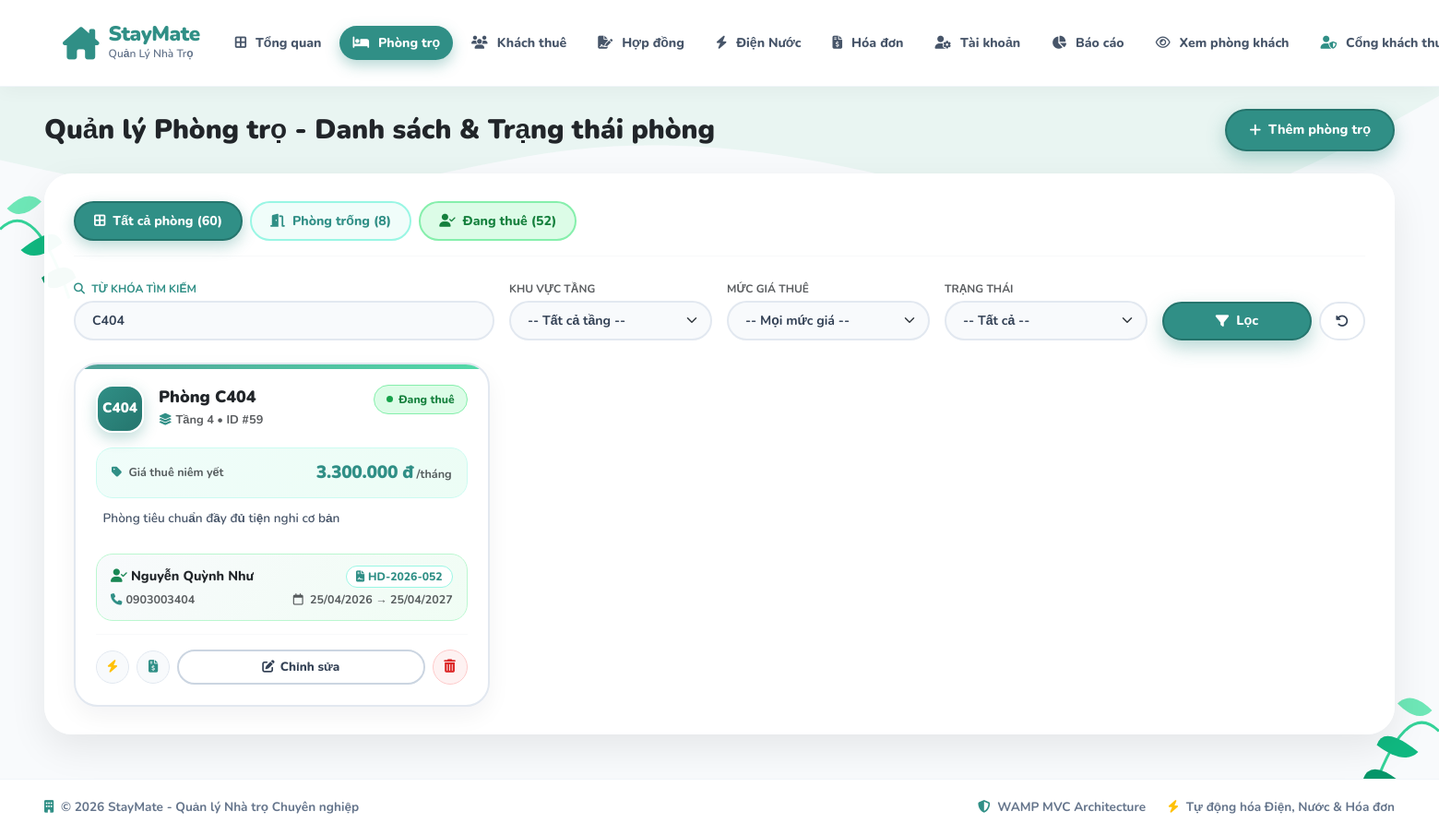
Page /index.php?route=rooms&keyword=C404 (signed in) on the committed database.
### tables this page shows
CREATE TABLE `contracts` (
  `id` int NOT NULL AUTO_INCREMENT,
  `contract_code` varchar(30) DEFAULT NULL,
  `contract_type` enum('deposit_hold','official_lease') DEFAULT 'official_lease',
  `parent_contract_id` int DEFAULT NULL,
  `room_id` int NOT NULL,
  `tenant_id` int NOT NULL,
  `start_date` date NOT NULL,
  `end_date` date NOT NULL,
  `deposit_amount` decimal(10,2) NOT NULL DEFAULT '0.00',
  `deposit_date` date DEFAULT NULL,
  `deposit_paid_percent` int DEFAULT '100',
  `deposit_status` enum('held','paid','refunded','forfeited') DEFAULT 'held',
  `monthly_rent` decimal(10,2) DEFAULT '0.00',
  `first_month_rent_paid` tinyint(1) DEFAULT '0',
  `first_month_invoice_id` int DEFAULT NULL,
  `electricity_rate` decimal(10,2) DEFAULT '3500.00',
  `water_rate` decimal(10,2) DEFAULT '20000.00',
  `service_fee` decimal(10,2) DEFAULT '150000.00',
  `signature_type` enum('online','paper') DEFAULT 'online',
  `signature_status` enum('pending','signed') DEFAULT 'pending',
  `tenant_signature` longtext,
  `manager_signature` longtext,
  `scan_file` varchar(255) DEFAULT NULL,
  `signed_at` datetime DEFAULT NULL,
  `renewal_status` varchar(20) DEFAULT 'none',
  `terminated_at` date DEFAULT NULL,
  `termination_reason` text,
  `notes` text,
  `status` varchar(20) DEFAULT 'active',
  `created_at` timestamp NULL DEFAULT CURRENT_TIMESTAMP,
  `first_month_paid_at` datetime DEFAULT NULL,
  `first_month_paid_note` varchar(255) DEFAULT NULL,
  `unpaid_notice_sent` tinyint(1) DEFAULT '0',
  `unpaid_notice_sent_at` datetime DEFAULT NULL,
  `termination_verification_case` varchar(30) DEFAULT 'none',
  `refund_confirmed_invoice` tinyint(1) DEFAULT '0',
  `unpaid_notice_resolved_at` datetime DEFAULT NULL,
  PRIMARY KEY (`id`),
  UNIQUE KEY `contract_code` (`contract_code`),
  KEY `room_id` (`room_id`),
  KEY `tenant_id` (`tenant_id`),
  CONSTRAINT `contracts_ibfk_1` FOREIGN KEY (`room_id`) REFERENCES `rooms` (`id`),
  CONSTRAINT `contracts_ibfk_2` FOREIGN KEY (`tenant_id`) REFERENCES `users` (`id`)
);

CREATE TABLE `rooms` (
  `id` int NOT NULL AUTO_INCREMENT,
  `building_id` int DEFAULT NULL,
  `room_number` varchar(20) NOT NULL,
  `price` decimal(10,2) NOT NULL,
  `status` varchar(20) DEFAULT 'available',
  `description` text,
  `created_at` timestamp NULL DEFAULT CURRENT_TIMESTAMP,
  PRIMARY KEY (`id`),
  UNIQUE KEY `room_number` (`room_number`)
);

CREATE TABLE `users` (
  `id` int NOT NULL AUTO_INCREMENT,
  `username` varchar(50) NOT NULL,
  `password` varchar(255) NOT NULL,
  `full_name` varchar(100) NOT NULL,
  `phone` varchar(20) NOT NULL,
  `cccd` varchar(20) DEFAULT NULL,
  `birthday` date DEFAULT NULL,
  `gender` varchar(10) DEFAULT 'Nam',
  `email` varchar(100) NOT NULL,
  `occupation` varchar(100) DEFAULT NULL,
  `hometown` varchar(255) DEFAULT NULL,
  `emergency_contact` varchar(100) DEFAULT NULL,
  `status` varchar(50) DEFAULT 'Đang thuê',
  `roommate_name` varchar(100) DEFAULT NULL,
  `roommate_phone` varchar(20) DEFAULT NULL,
  `role` enum('admin','landlord','tenant','manager') NOT NULL DEFAULT 'tenant',
  `preferred_room_id` int DEFAULT NULL,
  `created_at` timestamp NULL DEFAULT CURRENT_TIMESTAMP,
  PRIMARY KEY (`id`),
  UNIQUE KEY `username` (`username`),
  UNIQUE KEY `email` (`email`)
);

### app/views/rooms/index.php (the view, shortened to what the rows shown need)
<?php
if (!function_exists('h')) {
    function h($s): string {
        return htmlspecialchars((string)$s, ENT_QUOTES, 'UTF-8');
    }
}
if (!function_exists('money')) {
    function money($n): string {
        return number_format((float)$n, 0, ',', '.') . ' đ';
    }
}
?>
<!DOCTYPE html>
<html lang="vi">
<head>
    <link href="https://cdn.jsdelivr.net/npm/bootstrap@5.3.0/dist/css/bootstrap.min.css" rel="stylesheet">
    <link rel="stylesheet" href="https://cdnjs.cloudflare.com/ajax/libs/font-awesome/6.4.0/css/all.min.css">
</head>
<body>
    <div class="container-fluid px-4 px-xl-5 py-4 position-relative">
        <div class="d-flex justify-content-between align-items-center mb-4 flex-wrap gap-3">
            <h2 class="fw-black text-dark mb-0" style="font-weight: 900; font-size: 1.85rem;">Quản lý Phòng trọ - Danh sách &amp; Trạng thái phòng</h2>
        </div>
        <div class="section-box anim-fade-up">
            <div class="row g-4">
                <?php if (!empty($rooms)): ?>
                    <?php foreach ($rooms as $idx => $room):
                        $isAvailable = ($room['status'] ?? 'available') === 'available';
                        $roomId      = (int)$room['id'];
                        $delayStyle  = 'animation-delay: ' . min(0.35, $idx * 0.05) . 's;';
                    ?>
                        <div class="col-xxl-4 col-xl-4 col-lg-6 col-md-6 anim-fade-up" style="<?= $delayStyle ?>">
                            <div class="room-card <?= $isAvailable ? 'is-available' : '' ?>">
                                <div>
                                    <div class="d-flex align-items-start justify-content-between gap-2">
                                        <div class="d-flex align-items-center gap-3">
                                            <div class="room-code-box <?= $isAvailable ? 'is-available' : '' ?>">
                                                <?= h($room['room_number']) ?>
                                            </div>
                                            <div>
                                                <h5 class="fw-black mb-1 text-dark" style="font-weight: 900; font-size: 1.12rem;">
                                                    Phòng <?= h($room['room_number']) ?>
                                                </h5>
                                                <div class="text-muted fw-bold" style="font-size: 0.8rem;">
                                                    <i class="fa-solid fa-layer-group text-teal-main me-1"></i><?= h($room['floor_label']) ?>
                                                    &bull; ID #<?= $roomId ?>
                                                </div>
                                            </div>
                                        </div>
                                        <?php if ($isAvailable): ?>
                                            <span class="badge-status-room badge-status-empty">
                                                <span class="status-dot-live" style="background: #0284c7;"></span> Phòng trống
                                            </span>
                                        <?php else: ?>
                                            <span class="badge-status-room badge-status-rented">
                                                <span class="status-dot-live" style="background: #16a34a;"></span> Đang thuê
                                            </span>
                                        <?php endif; ?>
                                    </div>
                                    <div class="price-banner">
                                        <span class="fw-bold text-muted small">
                                            <i class="fa-solid fa-tag text-teal-main me-1"></i> Giá thuê niêm yết
                                        </span>
                                        <div>
                                            <span class="price-val"><?= money($room['price']) ?></span>
                                            <span class="text-muted fw-bold small">/tháng</span>
                                        </div>
                                    </div>
                                    <?php
                                        $cleanAdminDesc = !empty($d['note']) ? $d['note'] : (!empty($d['amenities']) ? $d['amenities'] : 'Phòng tiêu chuẩn đầy đủ tiện nghi cơ bản');
                                    ?>
                                    <div class="desc-box" title="<?= h($cleanAdminDesc) ?>">
                                        <?= h($cleanAdminDesc) ?>
                                    </div>
                                    <?php if (!$isAvailable): ?>
                                        <div class="tenant-box">
                                            <?php if (!empty($room['contract_id'])): ?>
                                                <div class="d-flex justify-content-between align-items-center gap-2 mb-1">
                                                    <a href="index.php?route=tenants&keyword=<?= urlencode($room['tenant_phone'] ?? $room['tenant_name'] ?? '') ?>"
                                                       class="fw-black text-decoration-none text-dark text-truncate"
                                                       style="font-weight: 800; font-size: 0.9rem;">
                                                        <i class="fa-solid fa-user-check text-success me-1"></i><?= h($room['tenant_name']) ?>
                                                    </a>
                                                    <a href="index.php?route=contracts/detail&id=<?= (int)$room['contract_id'] ?>"
                                                       class="code-link-pill" title="Xem chi tiết hợp đồng">
                                                        <i class="fa-solid fa-file-contract"></i> <?= h($room['contract_code']) ?>
                                                    </a>
                                                </div>
                                                <div class="d-flex flex-wrap justify-content-between align-items-center gap-1 text-muted fw-bold" style="font-size: 0.78rem;">
                                                    <span><i class="fa-solid fa-phone me-1 text-teal-main"></i><?= h($room['tenant_phone']) ?></span>
                                                    <span>
                                                        <i class="fa-regular fa-calendar me-1"></i>
                                                        <?= date('d/m/Y', strtotime($room['contract_start'])) ?> → <?= date('d/m/Y', strtotime($room['contract_end'])) ?>
                                                    </span>
                                                </div>
                                            <?php endif; ?>
                                        </div>
                                    <?php endif; ?>
                                </div>
                                <div class="d-flex align-items-center gap-2 pt-3 border-top border-light">
                                    <a href="index.php?route=utilities&room_id=<?= $roomId ?>&period=all"
                                       class="quick-link-chip" title="Xem chỉ số Điện Nước phòng <?= h($room['room_number']) ?>">
                                        <i class="fa-solid fa-bolt text-warning"></i>
                                    </a>
                                    <a href="index.php?route=invoices&room_id=<?= $roomId ?>&period=all"
                                       class="quick-link-chip" title="Xem Hóa đơn phòng <?= h($room['room_number']) ?>">
                                        <i class="fa-solid fa-file-invoice-dollar text-teal-main"></i>
                                    </a>
                                    <button type="button" class="btn-edit-card" data-bs-toggle="modal" data-bs-target="#editRoomModal<?= $roomId ?>">
                                        <i class="fa-solid fa-pen-to-square"></i> Chỉnh sửa
                                    </button>
                                    <form method="POST" action="index.php?route=rooms" class="m-0"
                                          onsubmit="return confirm('Bạn có chắc chắn muốn xóa Phòng <?= h($room['room_number']) ?> khỏi CSDL?');">
                                        <button type="submit" class="btn-del-card" title="Xóa phòng <?= h($room['room_number']) ?>">
                                            <i class="fa-solid fa-trash-can"></i>
                                        </button>
                                    </form>
                                </div>
                            </div>
                        </div>
                    <?php endforeach; ?>
                <?php endif; ?>
            </div>
        </div>
    </div>
</body>
</html>

### rows in the picture
contracts: room.room_number "C404", floor_label "Tầng 4", room "59", room.price "3.300.000 đ", cleanAdminDesc "Phòng tiêu chuẩn đầy đủ tiện nghi cơ bản", tenant.full_name "Nguyễn Quỳnh Như", contract_code "HD-2026-052", tenant.phone "0903003404", start_date "25/04/2026", end_date "25/04/2027"

### other values in the picture
$totalRooms "60"
$availRooms "8"
$rentedRooms "52"
